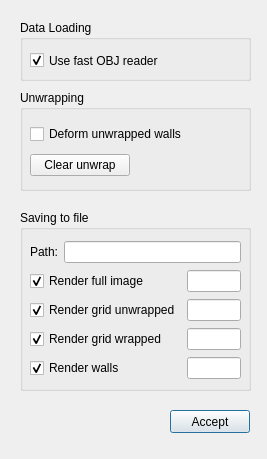
<?xml version="1.0" encoding="UTF-8"?>
<ui version="4.0">
 <class>ConfigDialog</class>
 <widget class="QDialog" name="ConfigDialog">
  <property name="geometry">
   <rect>
    <x>0</x>
    <y>0</y>
    <width>267</width>
    <height>459</height>
   </rect>
  </property>
  <property name="windowTitle">
   <string>Dialog</string>
  </property>
  <widget class="QPushButton" name="pushButton">
   <property name="geometry">
    <rect>
     <x>170</x>
     <y>410</y>
     <width>80</width>
     <height>23</height>
    </rect>
   </property>
   <property name="text">
    <string>Accept</string>
   </property>
  </widget>
  <widget class="QGroupBox" name="groupBox_2">
   <property name="geometry">
    <rect>
     <x>20</x>
     <y>90</y>
     <width>231</width>
     <height>101</height>
    </rect>
   </property>
   <property name="title">
    <string>Unwrapping</string>
   </property>
   <widget class="QWidget" name="layoutWidget">
    <property name="geometry">
     <rect>
      <x>10</x>
      <y>30</y>
      <width>206</width>
      <height>61</height>
     </rect>
    </property>
    <layout class="QGridLayout" name="gridLayout_3">
     <item row="2" column="0">
      <widget class="QPushButton" name="clearUnwrapButton">
       <property name="text">
        <string>Clear unwrap</string>
       </property>
      </widget>
     </item>
     <item row="1" column="0" colspan="2">
      <widget class="QCheckBox" name="deformWallscheckBox">
       <property name="toolTip">
        <string>Deform the walls slightly so that the transition between them is smoother when unwrapping. Adds computation time to the unwrapping</string>
       </property>
       <property name="layoutDirection">
        <enum>Qt::LeftToRight</enum>
       </property>
       <property name="text">
        <string>Deform unwrapped walls</string>
       </property>
       <property name="checked">
        <bool>false</bool>
       </property>
      </widget>
     </item>
    </layout>
   </widget>
  </widget>
  <widget class="QGroupBox" name="groupBox_3">
   <property name="geometry">
    <rect>
     <x>20</x>
     <y>210</y>
     <width>231</width>
     <height>181</height>
    </rect>
   </property>
   <property name="title">
    <string>Saving to file</string>
   </property>
   <widget class="QWidget" name="layoutWidget">
    <property name="geometry">
     <rect>
      <x>10</x>
      <y>30</y>
      <width>211</width>
      <height>141</height>
     </rect>
    </property>
    <layout class="QGridLayout" name="gridLayout_4">
     <item row="0" column="0">
      <widget class="QLabel" name="pathlabel">
       <property name="enabled">
        <bool>true</bool>
       </property>
       <property name="sizePolicy">
        <sizepolicy hsizetype="Fixed" vsizetype="Fixed">
         <horstretch>0</horstretch>
         <verstretch>0</verstretch>
        </sizepolicy>
       </property>
       <property name="text">
        <string>Path:</string>
       </property>
      </widget>
     </item>
     <item row="1" column="0" colspan="2">
      <widget class="QCheckBox" name="renderFullImgcheckBox">
       <property name="text">
        <string>Render full image</string>
       </property>
       <property name="checked">
        <bool>true</bool>
       </property>
      </widget>
     </item>
     <item row="1" column="2">
      <widget class="QLineEdit" name="fullImgMagText"/>
     </item>
     <item row="2" column="0" colspan="2">
      <widget class="QCheckBox" name="renderGridUnwrappedcheckBox">
       <property name="text">
        <string>Render grid unwrapped</string>
       </property>
       <property name="checked">
        <bool>true</bool>
       </property>
      </widget>
     </item>
     <item row="2" column="2">
      <widget class="QLineEdit" name="gridUnwrappedMagText"/>
     </item>
     <item row="3" column="0" colspan="2">
      <widget class="QCheckBox" name="renderGridWrappedcheckBox">
       <property name="text">
        <string>Render grid wrapped</string>
       </property>
       <property name="checked">
        <bool>true</bool>
       </property>
      </widget>
     </item>
     <item row="3" column="2">
      <widget class="QLineEdit" name="gridWrappedMagText"/>
     </item>
     <item row="4" column="0" colspan="2">
      <widget class="QCheckBox" name="renderWallscheckBox">
       <property name="text">
        <string>Render walls</string>
       </property>
       <property name="checked">
        <bool>true</bool>
       </property>
      </widget>
     </item>
     <item row="4" column="2">
      <widget class="QLineEdit" name="wallsMagText"/>
     </item>
     <item row="0" column="1" colspan="2">
      <widget class="QLineEdit" name="pathText">
       <property name="sizePolicy">
        <sizepolicy hsizetype="Expanding" vsizetype="Fixed">
         <horstretch>1</horstretch>
         <verstretch>0</verstretch>
        </sizepolicy>
       </property>
      </widget>
     </item>
    </layout>
   </widget>
  </widget>
  <widget class="QGroupBox" name="groupBox">
   <property name="geometry">
    <rect>
     <x>20</x>
     <y>20</y>
     <width>231</width>
     <height>61</height>
    </rect>
   </property>
   <property name="toolTip">
    <string>Can lead do great increase in the processing of some dataset. However it is prone to error in the case of some obj files.</string>
   </property>
   <property name="title">
    <string>Data Loading</string>
   </property>
   <widget class="QCheckBox" name="experimentalLoadingcheckBox">
    <property name="geometry">
     <rect>
      <x>10</x>
      <y>30</y>
      <width>181</width>
      <height>21</height>
     </rect>
    </property>
    <property name="toolTip">
     <string>Can lead to great increase in performance in the case of some obj files.</string>
    </property>
    <property name="layoutDirection">
     <enum>Qt::LeftToRight</enum>
    </property>
    <property name="text">
     <string>Use fast OBJ reader</string>
    </property>
    <property name="checked">
     <bool>true</bool>
    </property>
    <property name="tristate">
     <bool>false</bool>
    </property>
   </widget>
  </widget>
 </widget>
 <resources/>
 <connections>
  <connection>
   <sender>pushButton</sender>
   <signal>clicked()</signal>
   <receiver>ConfigDialog</receiver>
   <slot>accept()</slot>
   <hints>
    <hint type="sourcelabel">
     <x>186</x>
     <y>442</y>
    </hint>
    <hint type="destinationlabel">
     <x>128</x>
     <y>442</y>
    </hint>
   </hints>
  </connection>
 </connections>
</ui>
